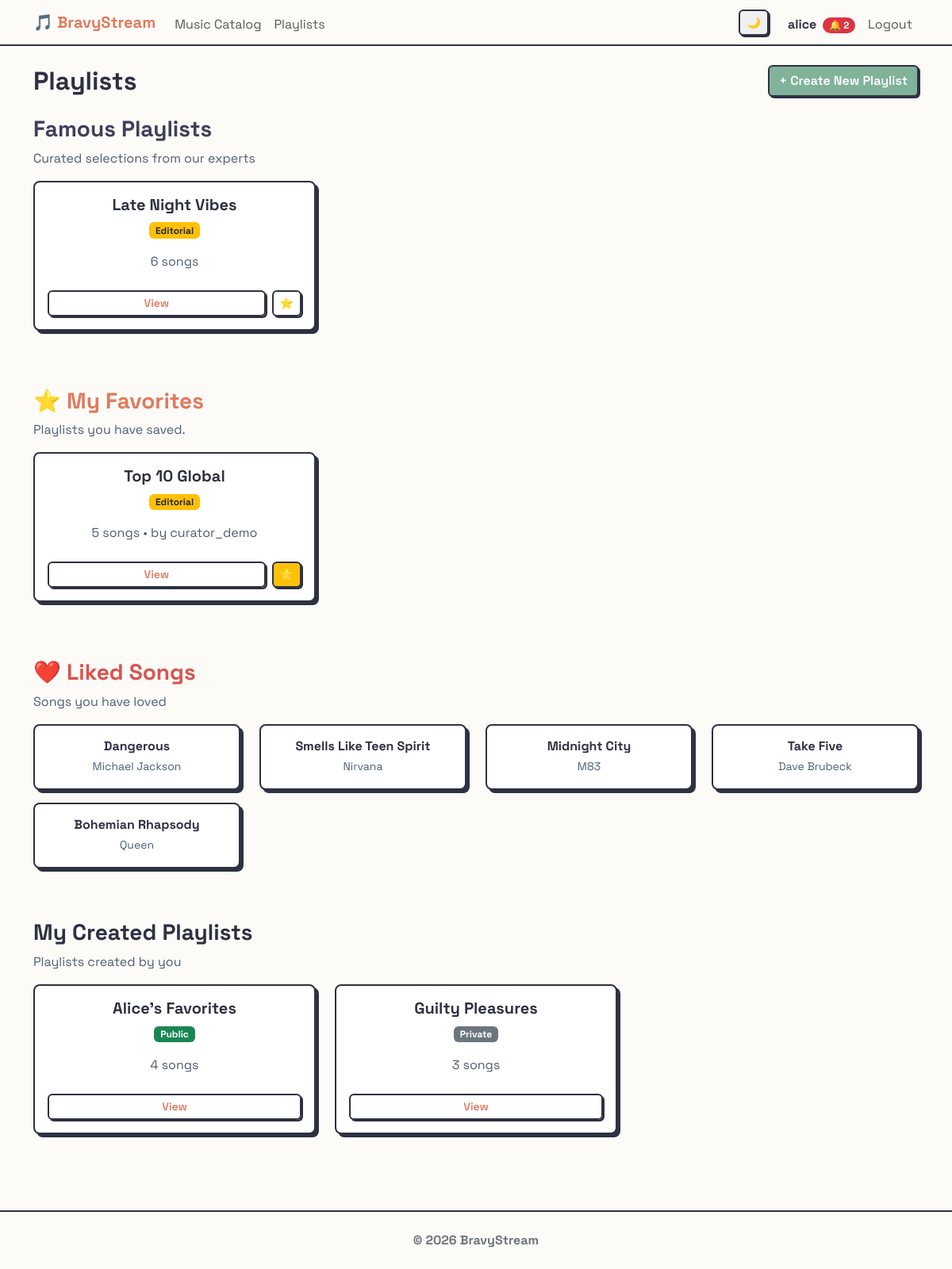
Before: /music/playlists/ (signed in) with the older database file.
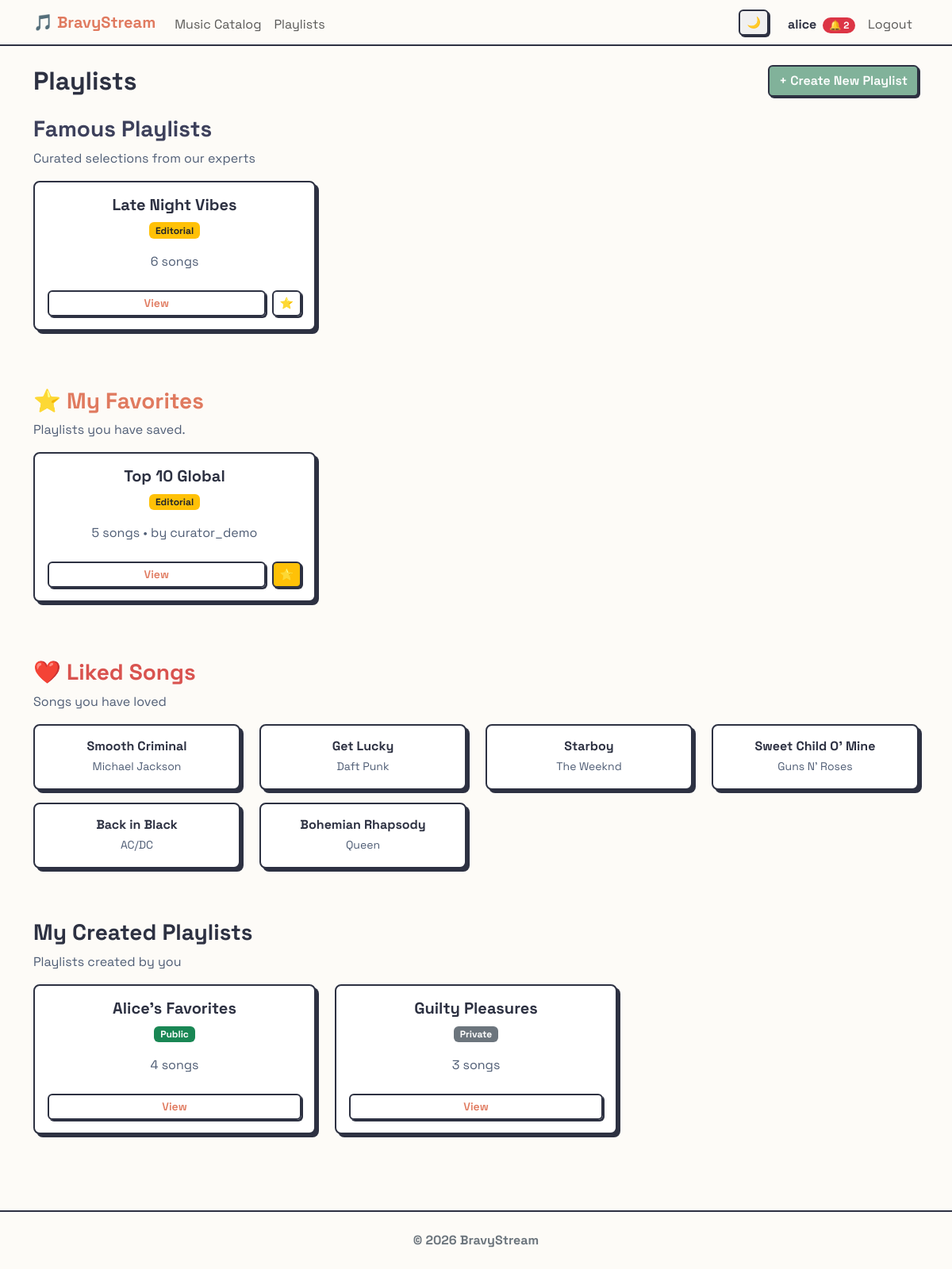
After: the same page with the newer database file.
### music/models.py (models this page shows, shortened)
class Playlist(models.Model):
    name = models.CharField(max_length=150)
    owner = models.ForeignKey(
        settings.AUTH_USER_MODEL,
        on_delete=models.CASCADE,
        related_name='playlists',
    )
    songs = models.ManyToManyField(
        Song,
        related_name='playlists',
        blank=True,
    )
    is_public = models.BooleanField(default=False)
    is_editorial = models.BooleanField(default=False)
    followers = models.ManyToManyField(
        settings.AUTH_USER_MODEL,
        related_name='favorite_playlists',
        blank=True
    )

class Song(models.Model):
    title = models.CharField(max_length=200)
    artist = models.CharField(max_length=200)
    genre = models.ForeignKey(
        Genre,
        on_delete=models.CASCADE,
        related_name='songs',
    )
    duration = models.DurationField()
    audio_file = models.FileField(
        upload_to='songs/',
        blank=True,
        null=True,
        validators=[FileExtensionValidator(allowed_extensions=['mp3', 'wav', 'ogg', 'flac', 'aac', 'm4a'])]
    )
    likes = models.ManyToManyField(settings.AUTH_USER_MODEL, related_name='liked_songs', blank=True)
    created_at = models.DateTimeField(auto_now_add=True)
    class Meta:
        ordering = ['-created_at', 'id']

### users/models.py (models this page shows, shortened)
class CustomUser(AbstractUser):
    ROLE_CHOICES = (
        ('listener', 'Listener'),
        ('curator', 'Curator'),
        ('moderator', 'Moderator'),
    )
    role = models.CharField(max_length=20, choices=ROLE_CHOICES, default='listener')
    birth_date = models.DateField(null=True, blank=True)
    friends = models.ManyToManyField('self', blank=True)
    ICON_CHOICES = [
        ('👤', '👤'),
        ('🐶', '🐶'),
        ('🐱', '🐱'),
        ('🦊', '🦊'),
        ('🐯', '🐯'),
        ('🐼', '🐼'),
        ('🐰', '🐰'),
        ('👽', '👽'),
        ('🤖', '🤖'),
        ('👻', '👻'),
        ('🤠', '🤠'),
    ]
    profile_icon = models.CharField(max_length=10, choices=ICON_CHOICES, default='👤')
    @property
    def pending_friend_requests_count(self):
        return self.received_requests.filter(is_accepted=False).count()

### music/views.py (the view)
# urls.py: path('playlists/', PlaylistListView.as_view(), name='playlist_list'),
class PlaylistListView(LoginRequiredMixin, ListView):
    model = Playlist
    template_name = 'music/playlist_list.html'
    def get_queryset(self):
        return Playlist.objects.filter(owner=self.request.user)
    def get_context_data(self, **kwargs):
        context = super().get_context_data(**kwargs)
        context['famous_playlists'] = Playlist.objects.filter(is_editorial=True).exclude(owner=self.request.user).exclude(followers=self.request.user)
        context['favorite_playlists'] = self.request.user.favorite_playlists.all()
        context['liked_songs'] = self.request.user.liked_songs.all()
        return context

### templates/music/playlist_list.html (shortened to what the changed rows need)
{% extends 'base.html' %}
{% block content %}
<div class="d-flex justify-content-between align-items-center mb-4">
    <h2 class="mb-0">Playlists</h2>
</div>
{% if famous_playlists %}
<div class="row mb-5">
    {% for playlist in famous_playlists %}
    <div class="col-md-4 mb-4">
        <div class="card h-100 neo-card" style="border-color: var(--accent-tertiary);">
            <div class="card-body text-center d-flex flex-column">
                <h5 class="card-title fw-bold">
                    {{ playlist.name }}
                </h5>
                <div class="mb-3">
                    <span class="badge bg-warning text-dark">Editorial</span>
                </div>
                <p class="card-text text-muted mb-4">
                    {{ playlist.songs.count }} song{{ playlist.songs.count|pluralize }}
                </p>
                <div class="mt-auto d-flex gap-2">
                    <a href="{% url 'music:playlist_detail' playlist.pk %}" class="btn btn-outline-primary btn-sm flex-grow-1">
                        View
                    </a>
                    <a href="{% url 'music:toggle_favorite_playlist' playlist.pk %}" class="btn btn-outline-warning btn-sm" title="Add to favorites">
                        ⭐
                    </a>
                </div>
            </div>
        </div>
    </div>
    {% endfor %}
</div>
{% endif %}
{% if favorite_playlists %}
<div class="row mb-5">
    {% for playlist in favorite_playlists %}
    <div class="col-md-4 mb-4">
        <div class="card h-100 neo-card">
            <div class="card-body text-center d-flex flex-column">
                <h5 class="card-title fw-bold">
                    {{ playlist.name }}
                </h5>
                <div class="mb-3">
                    {% if playlist.is_editorial %}
                        <span class="badge bg-warning text-dark">Editorial</span>
                    {% else %}
                        <span class="badge bg-success">Public</span>
                    {% endif %}
                </div>
                <p class="card-text text-muted mb-4">
                    {{ playlist.songs.count }} song{{ playlist.songs.count|pluralize }} &bull; by {{ playlist.owner.username }}
                </p>
                <div class="mt-auto d-flex gap-2">
                    <a href="{% url 'music:playlist_detail' playlist.pk %}" class="btn btn-outline-primary btn-sm flex-grow-1">
                        View
                    </a>
                    <a href="{% url 'music:toggle_favorite_playlist' playlist.pk %}" class="btn btn-warning btn-sm" title="Remove from favorites">
                        ⭐
                    </a>
                </div>
            </div>
        </div>
    </div>
    {% endfor %}
</div>
{% endif %}
{% if liked_songs %}
    <div class="row mb-5">
        {% for song in liked_songs %}
        <div class="col-md-3 mb-3">
            <div class="card h-100 border-0 neo-card">
                <div class="card-body p-3 text-center">
                    <h6 class="card-title mb-1 fw-bold">
                        <a href="{% url 'music:song_detail' song.pk %}" class="text-decoration-none" style="color: var(--text-primary);">
                            {{ song.title }}
                        </a>
                    </h6>
                    <small class="text-muted">{{ song.artist }}</small>
                </div>
            </div>
        </div>
        {% endfor %}
    </div>
{% else %}
    <div class="alert alert-light border mb-5">
        You haven't liked any songs yet. Browse the catalog to find your favorites!
    </div>
{% endif %}
{% if playlist_list %}
    <div class="row mb-5">
        {% for playlist in playlist_list %}
        <div class="col-md-4 mb-4">
            <div class="card h-100 neo-card">
                <div class="card-body text-center d-flex flex-column">
                    <h5 class="card-title fw-bold">
                        {{ playlist.name }}
                    </h5>
                    <div class="mb-3">
                        {% if playlist.is_editorial %}
                            <span class="badge bg-warning text-dark">Editorial</span>
                        {% elif playlist.is_public %}
                            <span class="badge bg-success">Public</span>
                        {% else %}
                            <span class="badge bg-secondary">Private</span>
                        {% endif %}
                    </div>
                    <p class="card-text text-muted mb-4">
                        {{ playlist.songs.count }} song{{ playlist.songs.count|pluralize }}
                    </p>
                    <div class="mt-auto">
                        <a href="{% url 'music:playlist_detail' playlist.pk %}" class="btn btn-outline-primary btn-sm w-100">
                            View
                        </a>
                    </div>
                </div>
            </div>
        </div>
        {% endfor %}
    </div>
{% else %}
    <div class="alert alert-info">
        You haven't created any playlists yet. Start now!
    </div>
{% endif %}
{% endblock %}

Changed rows visible on the page:
no longer on this page (row edited): Song: title "Dangerous", artist "Michael Jackson"
no longer on this page (row edited): Song: title "Smells Like Teen Spirit", artist "Nirvana"
no longer on this page (row edited): Song: title "Midnight City", artist "M83"
no longer on this page (row edited): Song: title "Take Five", artist "Dave Brubeck"
now on this page (row edited): Song: title "Smooth Criminal", artist "Michael Jackson"
now on this page (row edited): Song: title "Get Lucky", artist "Daft Punk"
now on this page (row edited): Song: title "Starboy", artist "The Weeknd"
now on this page (row edited): Song: title "Sweet Child O' Mine", artist "Guns N' Roses"
now on this page (row edited): Song: title "Back in Black", artist "AC/DC"
